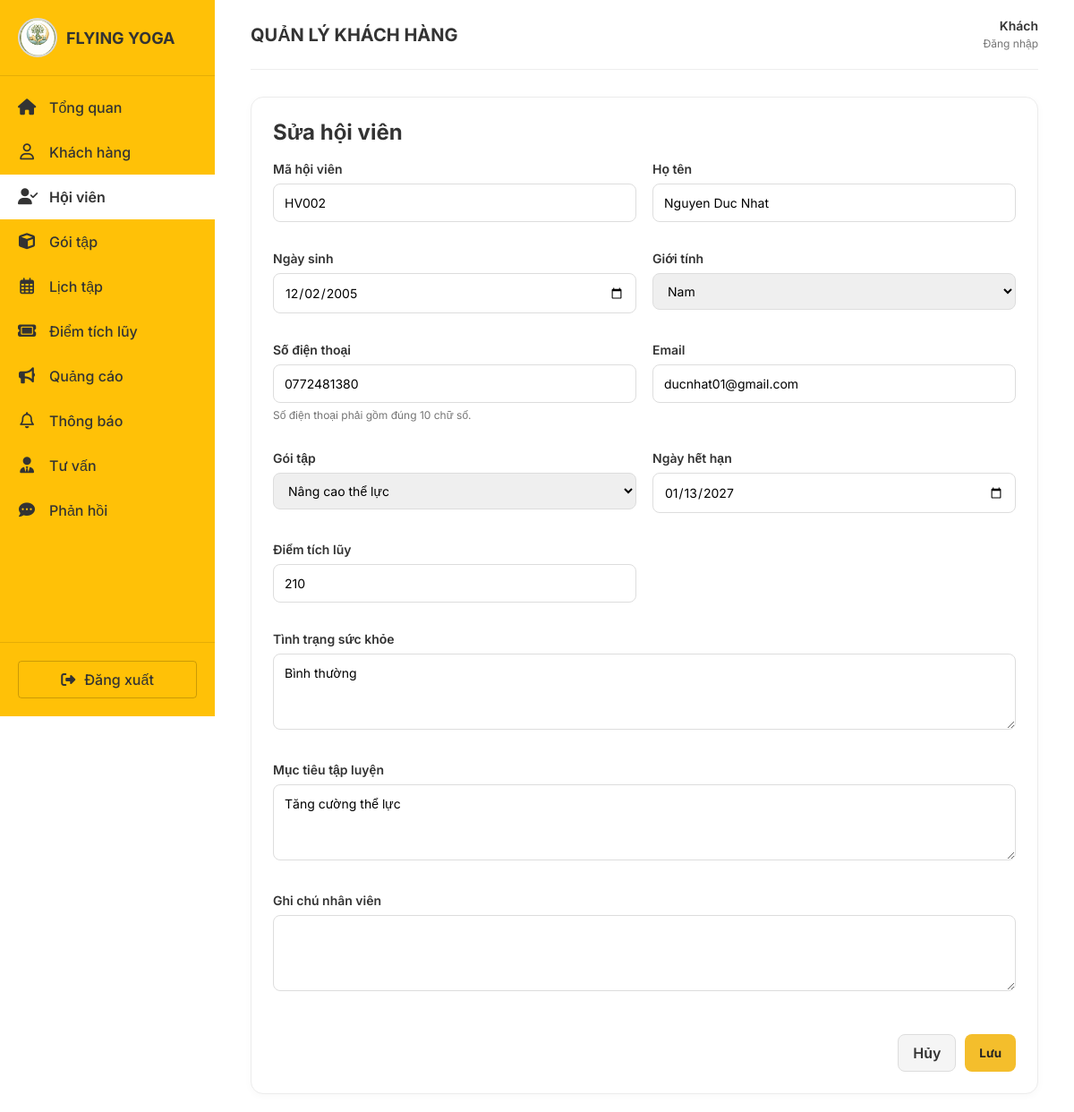
The page /khach-hang/hoi-vien/sua/2/ on the database its author committed.
### khach_hang/models.py (models this page shows, shortened)
class HoiVien(models.Model):
    GIOI_TINH_CHOICE = [
        ('Nam', 'Nam'),
        ('Nữ', 'Nữ'),
        ('Khác', 'Khác')
    ]
    ma_hoi_vien = models.CharField(
        max_length=20,
        unique=True,
        blank=True,
        verbose_name="Mã hội viên"
    )
    ho_ten = models.CharField(
        max_length=255,
        verbose_name="Họ và tên"
    )
    ngay_sinh = models.DateField(
        verbose_name="Ngày sinh"
    )
    gioi_tinh = models.CharField(
        max_length=10,
        choices=GIOI_TINH_CHOICE
    )
    so_dien_thoai = models.CharField(
        max_length=10,
        unique=True,
        verbose_name="Số điện thoại"
    )
    email = models.EmailField(
        blank=True,
        null=True,
        verbose_name="Email"
    )
    tinh_trang_suc_khoe = models.TextField(
        blank=True,
        verbose_name="Tình trạng sức khỏe / Bệnh lý"
    )
    muc_tieu_tap_luyen = models.TextField(
        blank=True,
        verbose_name="Mục tiêu tập luyện"
    )
    ghi_chu_nhan_vien = models.TextField(
        blank=True,
        verbose_name="Ghi chú nội bộ"
    )
    chieu_cao = models.FloatField(
        help_text="cm",
        null=True,
        blank=True
    )
    can_nang = models.FloatField(
        help_text="kg",
        null=True,
        blank=True
    )
    body_fat = models.FloatField(
        help_text="%",
        null=True,
        blank=True
    )
    goi_dang_su_dung = models.ForeignKey(
        'goi_tap.GoiTap', # ĐÃ SỬA THÀNH CHUỖI
        on_delete=models.SET_NULL,
        null=True,
        blank=True
    )
    ngay_het_han_goi = models.DateField(
        null=True,
        blank=True
    )
    diem_tich_luy = models.IntegerField(
        default=0
    )
    check_in_cuoi = models.DateTimeField(
        null=True,
        blank=True
    )
    ngay_tao = models.DateTimeField(
        auto_now_add=True,
        verbose_name="Ngày tạo"
    )

### goi_tap/models.py (models this page shows, shortened)
class GoiTap(models.Model):
    LOAI_CHOICE = [
        ('buoi', 'Theo buổi'),
        ('thang', 'Theo tháng'),
    ]
    TRANG_THAI_CHOICE = [
        ('hoat_dong', 'Hoạt động'),
        ('ngung', 'Ngưng'),
    ]
    ma_goi = models.CharField(max_length=10, unique=True)
    ten_goi = models.CharField(max_length=100)
    loai_goi = models.CharField(max_length=10, choices=LOAI_CHOICE)
    thoi_han_so_buoi = models.IntegerField()
    gia_goi = models.DecimalField(max_digits=12, decimal_places=0)
    trang_thai = models.CharField(max_length=20, choices=TRANG_THAI_CHOICE, default='hoat_dong')
    ghi_chu = models.TextField(blank=True, null=True)

### khach_hang/views.py (the view, shortened to what this page needs)
# urls.py: path('hoi-vien/sua/<int:id>/', views.sua_hoi_vien, name='sua_hoi_vien'),
def sua_hoi_vien(request, id):
    hv = get_object_or_404(HoiVien, id=id)
    ds_goi_tap = GoiTap.objects.all()
    return render(request, 'khach_hang/hoi_vien_form.html', {
        'title': 'Sửa hội viên',
        'action_url': 'khach_hang:sua_hoi_vien',
        'hv': hv,
        'ds_goi_tap': ds_goi_tap,
    })

### thong_bao/context_processors.py (called while the page is built, shortened)
def thong_bao_context(request):
    so_thong_bao_chua_doc = 0
    ds_thong_bao_dropdown = ThongBaoNhacNho.objects.none()
    return {
        'so_thong_bao_chua_doc': so_thong_bao_chua_doc,
        'ds_thong_bao_dropdown': ds_thong_bao_dropdown,
    }

### khach_hang/templates/khach_hang/hoi_vien_form.html (shortened to what this page needs)
{% extends 'base.html' %}
{% load static %}
{% block page_title %}QUẢN LÝ KHÁCH HÀNG{% endblock %}
{% block extra_css %}
<link rel="stylesheet" href="{% static 'css/customers.css' %}">
{% endblock %}
{% block content %}
<div class="form-wrapper member-form-page">
    <div class="form-title">{{ title }}</div>
    {% if hv %}
        <form method="post" action="{% url action_url hv.id %}">
    {% else %}
        <form method="post" action="{% url action_url %}">
    {% endif %}
        <div class="form-grid">
            <div class="form-group">
                <label>Mã hội viên</label>
                <input
                    type="text"
                    name="ma_hoi_vien"
                    value="{% if form_data %}{{ form_data.ma_hoi_vien|default:'' }}{% elif hv %}{{ hv.ma_hoi_vien|default:'' }}{% else %}{{ ma_hoi_vien_moi|default:'' }}{% endif %}"
                    readonly
                    required
                >
            </div>
            <div class="form-group">
                <label>Họ tên</label>
                <input
                    type="text"
                    name="ho_ten"
                    value="{% if form_data %}{{ form_data.ho_ten|default:'' }}{% elif hv %}{{ hv.ho_ten|default:'' }}{% endif %}"
                    required
                >
            </div>
            <div class="form-group">
                <label>Ngày sinh</label>
                <input
                    type="date"
                    name="ngay_sinh"
                    value="{% if form_data %}{{ form_data.ngay_sinh|default:'' }}{% elif hv %}{{ hv.ngay_sinh|date:'Y-m-d' }}{% endif %}"
                    required
                >
            </div>
            <div class="form-group">
                <label>Giới tính</label>
                <select name="gioi_tinh">
                    <option value="Nam"
                        {% if form_data and form_data.gioi_tinh == 'Nam' %}
                            selected
                        {% elif hv and hv.gioi_tinh == 'Nam' %}
                            selected
                        {% endif %}
                    >Nam</option>
                </select>
            </div>
            <div class="form-group">
                <label>Số điện thoại</label>
                <input
                    type="text"
                    class="js-phone-input"
                    name="so_dien_thoai"
                    value="{% if form_data %}{{ form_data.so_dien_thoai|default:'' }}{% elif hv %}{{ hv.so_dien_thoai|default:'' }}{% endif %}"
                    inputmode="numeric"
                    pattern="\d{10}"
                    maxlength="10"
                    title="Số điện thoại phải gồm đúng 10 chữ số"
                    required
                >
                <small class="field-hint">Số điện thoại phải gồm đúng 10 chữ số.</small>
            </div>
            <div class="form-group">
                <label>Email</label>
                <input
                    type="email"
                    name="email"
                    value="{% if form_data %}{{ form_data.email|default:'' }}{% elif hv %}{{ hv.email|default:'' }}{% endif %}"
                    maxlength="254"
                >
            </div>
            <div class="form-group">
                <label>Gói tập</label>
                <select name="goi_dang_su_dung">
                    {% for goi in ds_goi_tap %}
                        <option value="{{ goi.id }}"
                            {% if form_data and form_data.goi_dang_su_dung == goi.id|stringformat:'s' %}
                                selected
                            {% elif hv and hv.goi_dang_su_dung and hv.goi_dang_su_dung.id == goi.id %}
                                selected
                            {% endif %}
                        >
                            {{ goi.ten_goi }}
                        </option>
                    {% endfor %}
                </select>
            </div>
            <div class="form-group">
                <label>Ngày hết hạn</label>
                <input
                    type="date"
                    name="ngay_het_han_goi"
                    value="{% if form_data %}{{ form_data.ngay_het_han_goi|default:'' }}{% elif hv %}{{ hv.ngay_het_han_goi|date:'Y-m-d' }}{% endif %}"
                >
            </div>
            <div class="form-group">
                <label>Điểm tích lũy</label>
                <input
                    type="number"
                    name="diem_tich_luy"
                    value="{% if form_data %}{{ form_data.diem_tich_luy|default:0 }}{% elif hv %}{{ hv.diem_tich_luy|default:0 }}{% else %}0{% endif %}"
                >
            </div>
            <div class="form-group full-col">
                <label>Tình trạng sức khỏe</label>
                <textarea name="tinh_trang_suc_khoe" rows="3">{% if form_data %}{{ form_data.tinh_trang_suc_khoe|default:'' }}{% elif hv %}{{ hv.tinh_trang_suc_khoe|default:'' }}{% endif %}</textarea>
            </div>
            <div class="form-group full-col">
                <label>Mục tiêu tập luyện</label>
                <textarea name="muc_tieu_tap_luyen" rows="3">{% if form_data %}{{ form_data.muc_tieu_tap_luyen|default:'' }}{% elif hv %}{{ hv.muc_tieu_tap_luyen|default:'' }}{% endif %}</textarea>
            </div>
            <div class="form-group full-col">
                <label>Ghi chú nhân viên</label>
                <textarea name="ghi_chu_nhan_vien" rows="3">{% if form_data %}{{ form_data.ghi_chu_nhan_vien|default:'' }}{% elif hv %}{{ hv.ghi_chu_nhan_vien|default:'' }}{% endif %}</textarea>
            </div>
        </div>
        <div class="form-actions">
            <a href="{% url 'khach_hang:danh_sach_hoi_vien' %}" class="btn-back">Hủy</a>
            <button type="submit" class="btn-save">Lưu</button>
        </div>
    </form>
</div>
{% endblock %}

### static/css/style.css (style rules this page uses)
:root { --primary-yellow: #FFC107; --primary-yellow-light: #FFECB3; --text-dark: #333333; --text-gray: #757575; --bg-light: #F9F9F9; --white: #FFFFFF; --danger-red: #E53935; --success-green: #43A047; --info-blue: #1E88E5; --warning-orange: #FB8C00; --sidebar-width: 240px; }
* { margin: 0; padding: 0; box-sizing: border-box; font-family: 'Inter', sans-serif; }
body { background-color: var(--white); color: var(--text-dark); }

### static/css/customers.css (style rules this page uses)
.btn-add, .btn-save, .btn-search { background: var(--primary-yellow); color: var(--text-dark); border: none; padding: 10px 18px; border-radius: 6px; font-weight: 600; cursor: pointer; display: inline-flex; align-items: center; gap: 8px; }
.form-group { margin-bottom: 20px; }
.form-group label { display: block; font-size: 13px; font-weight: 600; color: var(--text-dark); margin-bottom: 8px; }
.form-grid { display: grid; grid-template-columns: 1fr 1fr; gap: 30px; margin-bottom: 30px; }
.form-actions { text-align: right; display: flex; justify-content: flex-end; gap: 15px; }

### khach_hang/templates/khach_hang/hoi_vien_form.html (style rules this page uses)
.member-form-page, .member-form-page *, .member-form-page input, .member-form-page select, .member-form-page textarea, .member-form-page button, .member-form-page a { font-family: 'Inter', sans-serif !important; }
.form-wrapper { background:#fff; border:1px solid #ececec; border-radius:14px; padding:24px; box-shadow:0 2px 8px rgba(0,0,0,.03); }
.form-title { font-size:24px; font-weight:700; margin-bottom:18px; }
.form-grid { display:grid; grid-template-columns:1fr 1fr; gap:18px; }
.form-group { margin-bottom:14px; }
.form-group label { display:block; margin-bottom:8px; font-weight:600; font-size:14px; }
.form-group input, .form-group select, .form-group textarea { width:100%; border:1px solid #ddd; border-radius:8px; padding:10px 12px; font-size:14px; line-height:1.5; box-sizing:border-box; }
.full-col { grid-column:1 / -1; }
.form-actions { margin-top:20px; display:flex; justify-content:flex-end; gap:10px; }
.btn-back { padding:10px 16px; border-radius:8px; border:1px solid #ddd; background:#f5f5f5; text-decoration:none; color:#333; font-weight:600; }
.btn-save { padding:10px 16px; border-radius:8px; border:none; background:#f4be2c; color:#222; font-weight:700; cursor:pointer; }
.field-hint { display:block; margin-top:6px; font-size:12px; color:#757575; }

### rows shown on the page
HoiVien: ma_hoi_vien "HV002", ho_ten "Nguyen Duc Nhat", ngay_sinh "12/02/2005", gioi_tinh "Nam", so_dien_thoai "0772481380", email "ducnhat01@gmail.com", goi_dang_su_dung "Nâng cao thể lực", ngay_het_han_goi "01/13/2027", diem_tich_luy "210", tinh_trang_suc_khoe "Bình thường", muc_tieu_tap_luyen "Tăng cường thể lực"

### other values the page prints
{{ title }} "Sửa hội viên"
